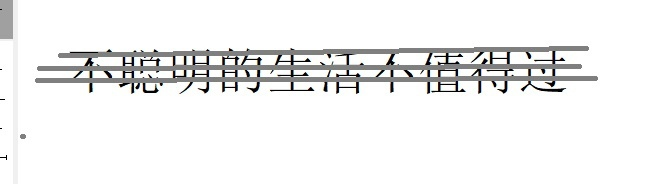
#> input picture lab4/etrans.jpg, 668 x 184 px, found by its file name
$ python lab4.py
#> lines starting #> are read from the running program, lines starting #| are printed output that depends on the picture; after the words box and inside, x2 and y2 are one past the last pixel; in counts of white or black regions, pixels touching at a corner belong together
import numpy as np
import cv2  as cv
import matplotlib.pyplot as plt
input_image = cv.imread('D:\laby python\obrabotka\lab4\etrans.jpg')
#> input_image is the input picture: shape (184, 668, 3); mean B, G, R 240, 240.2, 240.1
plt.imshow(input_image)

image = input_image

gray_image = cv.cvtColor(input_image, cv.COLOR_BGR2GRAY)


channels = [0]
histSize = [256]
range = [0, 256]

gs = plt.GridSpec(1, 2)
plt.figure(figsize=(10, 8))
plt.subplot(gs[0])
plt.imshow(gray_image, cmap='gray')
plt.xticks([]), plt.yticks([])
plt.subplot(gs[1])
plt.hist(gray_image.reshape(-1), 256, range)
plt.show()
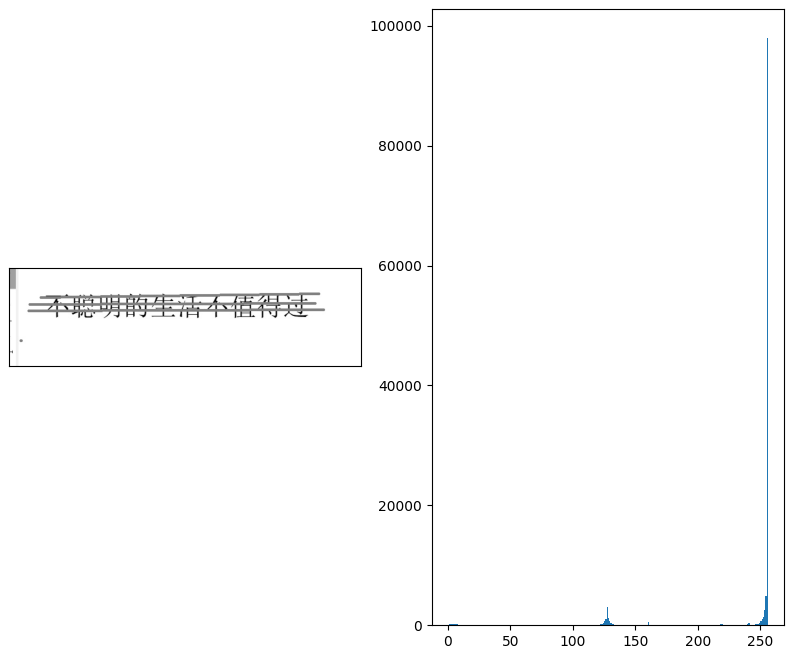
#> figure drawn by matplotlib, 2 panels; panel 2: tallest bar 97928 high, from x = 255 to 256

threshold = 115
image = gray_image

ret, binary_image = cv.threshold(image, threshold, 255, cv.THRESH_BINARY)
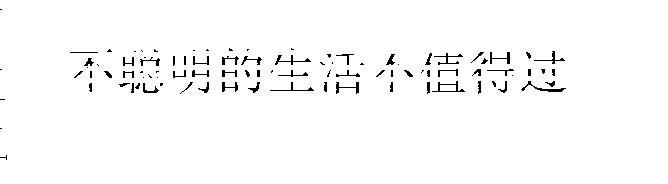
#> binary_image: shape (184, 668); 98% white; black in thin lines or dots, all inside (x1, y1, x2, y2) = (0, 9, 566, 160)
#> ret = 115
plt.title("Binary")
plt.imshow(binary_image,"gray")
plt.show()

cv.imwrite("binary_image.jpg", binary_image)

image = binary_image

kernel = np.ones((4, 4), np.uint8)
dilation = cv.dilate(image, kernel, iterations=1)
#> dilation: shape (184, 668); 100% white; black in thin lines or dots, all inside (x1, y1, x2, y2) = (390, 62, 391, 63)
erosion = cv.erode(image, kernel, iterations=1)
#> erosion: shape (184, 668); 93.2% white; 74 black regions (6 under 20 px), largest, box (x1, y1, x2, y2) and area: (520, 80, 568, 94) 394, (424, 52, 465, 67) 390, (118, 82, 165, 95) 389
opening = cv.morphologyEx(image, cv.MORPH_OPEN, kernel)
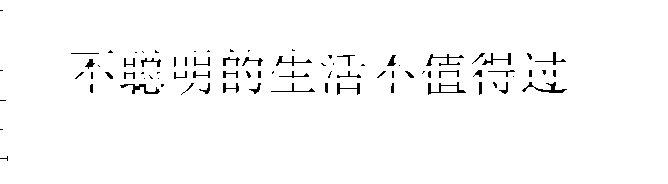
#> opening: shape (184, 668); 97.9% white; black in thin lines or dots, all inside (x1, y1, x2, y2) = (0, 10, 567, 161)
closing = cv.morphologyEx(image, cv.MORPH_CLOSE, kernel)
#> closing: shape (184, 668); 100% white; 1 black region (1 under 20 px)
closeAndOpen = cv.morphologyEx(opening, cv.MORPH_CLOSE, kernel)
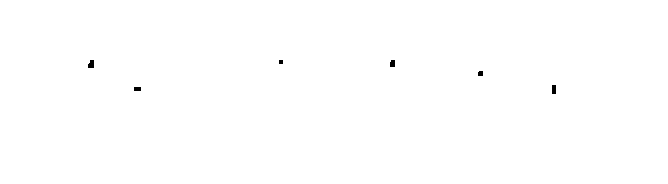
#> closeAndOpen: shape (184, 668); 99.9% white; 6 black regions (1 under 20 px), largest, box (x1, y1, x2, y2) and area: (88, 60, 94, 68) 41, (552, 85, 556, 94) 36, (390, 60, 395, 67) 33, (134, 87, 141, 91) 28, (478, 71, 483, 76) 24

# вывод
plt.figure(figsize=(15, 8))
gs = plt.GridSpec(2, 3)

titles = ['Зашумленное изображение', 'Дилатация', 'Эрозия', 'Открытие', 'Закрытие',
          'Последовательное закрытие и открытие']
outImages = [image, dilation, erosion, opening, closing, closeAndOpen]

for i in np.arange(len(outImages)):
    plt.subplot(gs[i])
    plt.xticks([]), plt.yticks([])
    plt.title(titles[i])
    plt.imshow(outImages[i], cmap='gray')
#> this loop made 6 passes

plt.show()

cv.imwrite("erosion.jpg", erosion)

image = erosion

kernel = np.ones((3, 3), np.uint8)
dilation = cv.dilate(image, kernel, iterations=1)
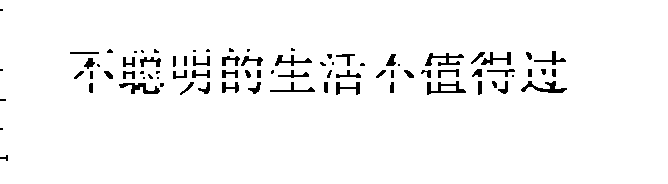
#> dilation: shape (184, 668); 96.5% white; 82 black regions (26 under 20 px), largest, box (x1, y1, x2, y2) and area: (521, 81, 567, 93) 232, (427, 81, 466, 95) 218, (119, 83, 160, 94) 211
erosion = cv.erode(image, kernel, iterations=1)
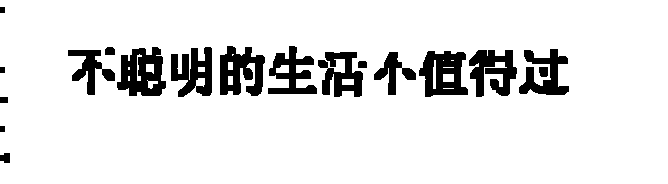
#> erosion: shape (184, 668); 89.6% white; 18 black regions, largest, box (x1, y1, x2, y2) and area: (117, 47, 166, 96) 1619, (419, 51, 468, 97) 1501, (220, 46, 265, 96) 1490
opening = cv.morphologyEx(image, cv.MORPH_OPEN, kernel)
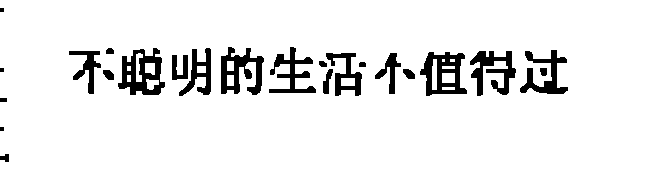
#> opening: shape (184, 668); 92.7% white; 23 black regions (3 under 20 px), largest, box (x1, y1, x2, y2) and area: (118, 48, 165, 95) 1183, (420, 52, 467, 96) 1107, (221, 47, 264, 95) 1076
closing = cv.morphologyEx(image, cv.MORPH_CLOSE, kernel)
closeAndOpen = cv.morphologyEx(opening, cv.MORPH_CLOSE, kernel)
#> closeAndOpen: shape (184, 668); 92.7% white; 28 black regions (3 under 20 px), largest, box (x1, y1, x2, y2) and area: (118, 49, 165, 95) 1136, (420, 52, 467, 96) 1107, (221, 47, 264, 95) 1009

# вывод
plt.figure(figsize=(15, 8))
gs = plt.GridSpec(2, 3)

titles = ['Зашумленное изображение', 'Дилатация', 'Эрозия', 'Открытие', 'Закрытие',
          'Последовательное закрытие и открытие']
outImages = [image, dilation, erosion, opening, closing, closeAndOpen]

for i in np.arange(len(outImages)):
    plt.subplot(gs[i])
    plt.xticks([]), plt.yticks([])
    plt.title(titles[i])
    plt.imshow(outImages[i], cmap='gray')

plt.show()
plt.imshow(closeAndOpen,"gray")
cv.imwrite("closeAndOpen.jpg", closeAndOpen)
